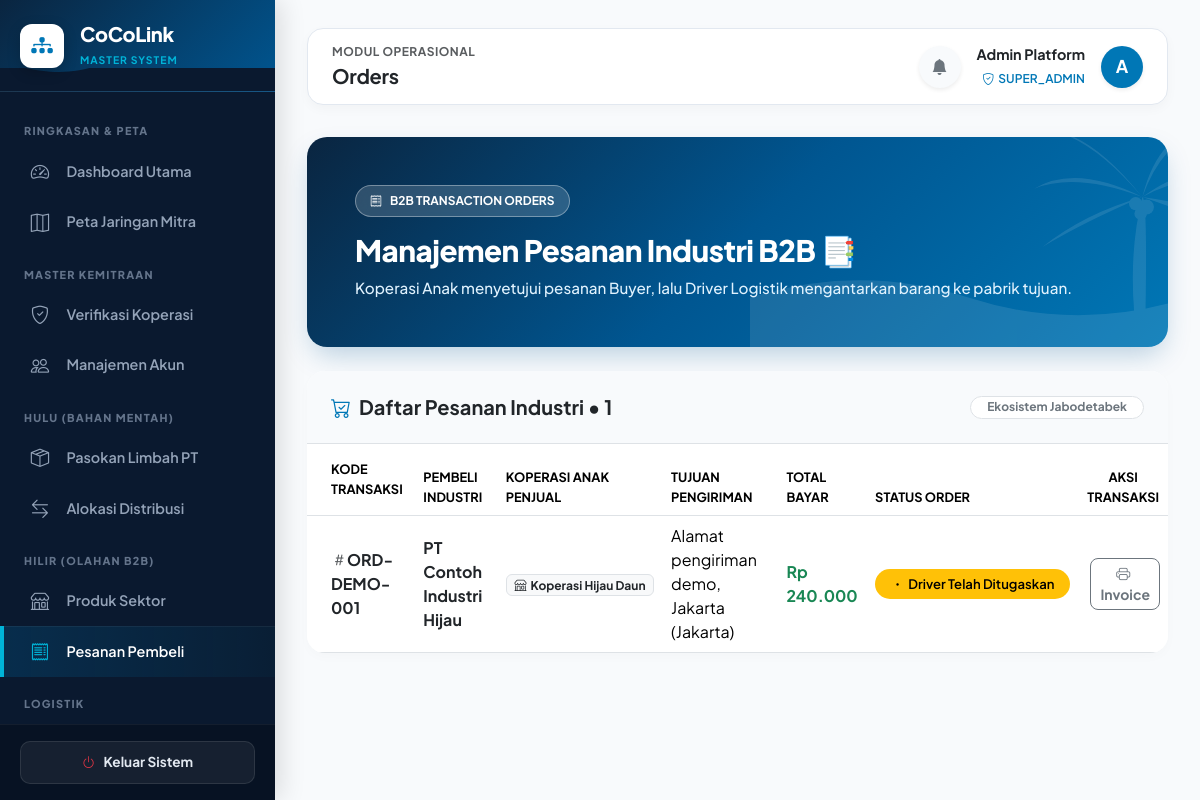
/index.php?page=orders (signed in), run on an earlier commit of the app's database.
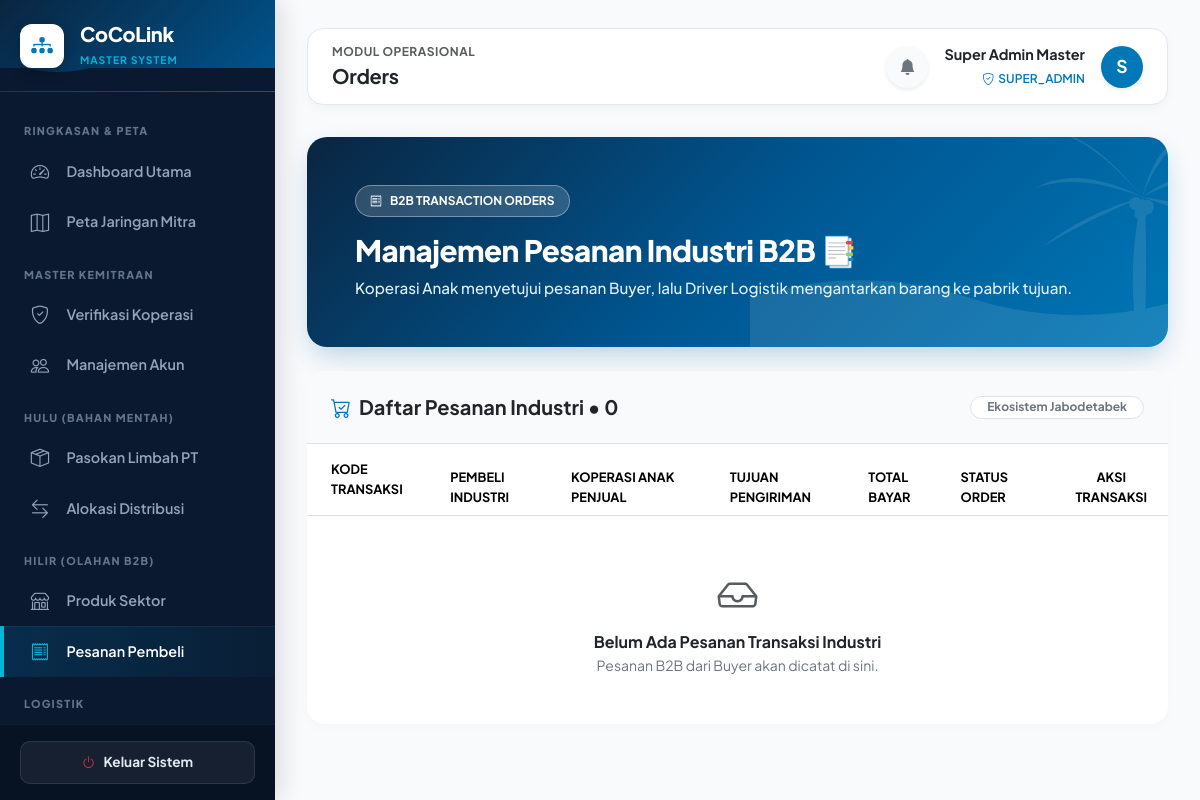
And on a later commit of the database.
### tables this page shows
CREATE TABLE `users` (
  `id` int(11) NOT NULL,
  `name` varchar(255) NOT NULL,
  `email` varchar(191) NOT NULL,
  `password` varchar(255) NOT NULL,
  `role` enum('super_admin','induk','supplier','coop','buyer','driver') NOT NULL,
  `supplier_id` int(11) DEFAULT NULL,
  `coop_id` int(11) DEFAULT NULL,
  `buyer_id` int(11) DEFAULT NULL,
  `is_active` tinyint(1) DEFAULT 1,
  `created_at` datetime DEFAULT current_timestamp()
);

CREATE TABLE `orders` (
  `id` int(11) NOT NULL,
  `order_code` varchar(100) NOT NULL,
  `buyer_id` int(11) NOT NULL,
  `approved_by` int(11) DEFAULT NULL,
  `shipping_address` text DEFAULT NULL,
  `total` decimal(15,2) DEFAULT 0.00,
  `status` enum('requested','approved','assigned','in_transit','delivered','completed','rejected') DEFAULT 'requested',
  `created_at` datetime DEFAULT current_timestamp()
);

CREATE TABLE `buyer_profiles` (
  `id` int(11) NOT NULL,
  `company_name` varchar(255) NOT NULL,
  `nib` varchar(100) DEFAULT NULL,
  `email` varchar(191) DEFAULT NULL,
  `phone` varchar(50) DEFAULT NULL,
  `address` text DEFAULT NULL,
  `city` varchar(100) DEFAULT NULL,
  `created_at` datetime DEFAULT current_timestamp()
);

### app/views/pages/orders.php (the view, shortened to what the changed rows need)
<?php
function page_orders(array $u): void {
    $isCoop   = $u['role'] === 'coop';
    $isBuyer  = $u['role'] === 'buyer';
    $isDriver = $u['role'] === 'driver';
    $query = "SELECT o.*, b.company_name, b.city AS buyer_city,
              (SELECT c.name FROM order_items i JOIN products p ON p.id=i.product_id JOIN cooperatives c ON c.id=p.coop_id WHERE i.order_id=o.id LIMIT 1) AS coop_name,
              (SELECT c.id FROM order_items i JOIN products p ON p.id=i.product_id JOIN cooperatives c ON c.id=p.coop_id WHERE i.order_id=o.id LIMIT 1) AS coop_id
              FROM orders o
              JOIN buyer_profiles b ON b.id=o.buyer_id";
    if ($isBuyer) {
        $orders = rows($query . " WHERE o.buyer_id=? ORDER BY o.id DESC", [(int)($u['buyer_id'] ?? 0)]);
    } elseif ($isCoop) {
        $orders = rows($query . " WHERE o.id IN (SELECT i2.order_id FROM order_items i2 JOIN products p2 ON p2.id=i2.product_id WHERE p2.coop_id=?) ORDER BY o.id DESC", [(int)($u['coop_id'] ?? 0)]);
    } elseif ($isDriver) {
        $orders = rows($query . " WHERE o.status IN ('approved','assigned','in_transit','delivered') ORDER BY o.id DESC");
    } else {
        $orders = rows($query . " ORDER BY o.id DESC");
    }
?>
<div class="orders-container">
    <div class="card border-0 mb-4 ocean-banner-card">
        <div class="card-body p-4 p-md-5 position-relative" style="z-index: 1;">
            <div class="d-flex justify-content-between align-items-center flex-wrap gap-3">
                <div>
                    <h2 class="banner-title mb-2">Manajemen Pesanan Industri B2B 📑</h2>
                </div>
            </div>
        </div>
    </div>
    <div class="card border-0 section-card overflow-hidden">
        <div class="card-body p-0">
            <div class="p-4 border-bottom d-flex justify-content-between align-items-center flex-wrap gap-2" style="background:#F8FAFC;">
                <h5 class="fw-bold mb-0 text-dark"><i class="bi bi-cart-check me-2" style="color:#0077B6"></i>Daftar Pesanan Industri &bull; <?= count($orders) ?></h5>
                <span class="badge bg-white text-secondary border px-3 py-1.5 rounded-pill small">Ekosistem Jabodetabek</span>
            </div>
            <div class="table-responsive">
                <table class="table table-hover align-middle mb-0">
                    <thead style="background:#F1F5F9; font-size:0.8rem; color:#475569; text-transform:uppercase;">
                        <tr>
                            <th class="ps-4 py-3">Kode Transaksi</th>
                            <th>Pembeli Industri</th>
                            <th>Koperasi Anak Penjual</th>
                            <th>Tujuan Pengiriman</th>
                            <th>Total Bayar</th>
                            <th>Status Order</th>
                            <th class="text-center">Aksi Transaksi</th>
                        </tr>
                    </thead>
                    <tbody>
                    <?php foreach ($orders as $ord): ?>
                        <tr>
                            <td class="ps-4 fw-bold text-dark"><i class="bi bi-hash text-muted"></i><?= e($ord['order_code']) ?></td>
                            <td><strong class="text-dark"><?= e($ord['company_name']) ?></strong></td>
                            <td><span class="badge bg-light text-dark border"><i class="bi bi-shop me-1"></i><?= e($ord['coop_name'] ?? 'Koperasi Sektor') ?></span></td>
                            <td><?= e($ord['shipping_address']) ?> (<?= e($ord['buyer_city']) ?>)</td>
                            <td><strong class="text-success fs-6"><?= money($ord['total']) ?></strong></td>
                            <td><?= badge($ord['status']) ?></td>
                            <td class="text-center">
                                <?php if (!in_array($ord['status'], ['requested', 'rejected'], true)): ?>
                                    <a href="<?= url('invoice', ['id' => $ord['id']]) ?>" class="btn btn-outline-secondary btn-sm fw-bold px-2.5 py-1 ms-1 rounded-3" target="_blank">
                                        <i class="bi bi-printer me-1"></i> Invoice
                                    </a>
                                <?php endif; ?>
                            </td>
                        </tr>
                    <?php endforeach; ?>
                    </tbody>
                </table>
                <?php if (!$orders): ?>
                    <div class="p-5 text-center">
                        <i class="bi bi-inbox fs-1 text-muted d-block mb-2"></i>
                        <h6 class="fw-bold text-dark mb-1">Belum Ada Pesanan Transaksi Industri</h6>
                        <p class="text-secondary small mb-0">Pesanan B2B dari Buyer akan dicatat di sini.</p>
                    </div>
                <?php endif; ?>
            </div>
        </div>
    </div>
</div>
<?php } ?>

### app/views/layout.php (shortened to what the changed rows need)
<?php
function render_layout(string $page, array $u, callable $contentRenderer): void {
    $menuGroups = [
        'Ringkasan & Peta' => [
            'dashboard'    => ['label' => 'Dashboard Utama', 'icon' => 'bi-speedometer2', 'roles' => ['super_admin', 'induk', 'supplier', 'coop', 'buyer', 'driver']],
            'maps'         => ['label' => 'Peta Jaringan Mitra', 'icon' => 'bi-map', 'roles' => ['super_admin', 'induk', 'supplier', 'coop', 'buyer', 'driver']],
        ],
        'Master Kemitraan' => [
            'verification' => ['label' => 'Verifikasi Koperasi', 'icon' => 'bi-shield-check', 'roles' => ['super_admin', 'induk', 'supplier']],
            'accounts'     => ['label' => 'Manajemen Akun', 'icon' => 'bi-people', 'roles' => ['super_admin', 'induk', 'supplier']],
        ],
        'Hulu (Bahan Mentah)' => [
            'batches'      => ['label' => 'Pasokan Limbah PT', 'icon' => 'bi-box-seam', 'roles' => ['super_admin', 'induk', 'supplier']],
            'allocations'  => ['label' => 'Alokasi Distribusi', 'icon' => 'bi-arrow-left-right', 'roles' => ['super_admin', 'induk', 'supplier', 'coop']],
        ],
        'Hilir (Olahan B2B)' => [
            'products'     => ['label' => 'Produk Sektor', 'icon' => 'bi-shop', 'roles' => ['super_admin', 'induk', 'supplier', 'coop']],
            'catalog'      => ['label' => 'Katalog Industri', 'icon' => 'bi-cart-check', 'roles' => ['buyer']],
            'orders'       => ['label' => 'Pesanan Pembeli', 'icon' => 'bi-receipt', 'roles' => ['super_admin', 'induk', 'supplier', 'coop', 'buyer']],
        ],
        'Logistik' => [
            'shipments'    => ['label' => 'Tracking Armada', 'icon' => 'bi-truck', 'roles' => ['super_admin', 'induk', 'supplier', 'coop', 'driver', 'buyer']],
        ],
        'Sistem Utama' => [
            'reports'      => ['label' => 'Laporan Lanjutan', 'icon' => 'bi-file-earmark-bar-graph', 'roles' => ['super_admin']],
            'audit'        => ['label' => 'Audit Log Aktivitas', 'icon' => 'bi-journal-text', 'roles' => ['super_admin']],
        ]
    ];
?>
<!doctype html>
<html lang="id">
<head>
    <link href="https://cdn.jsdelivr.net/npm/bootstrap@5.3.2/dist/css/bootstrap.min.css" rel="stylesheet">
    <link rel="stylesheet" href="https://cdn.jsdelivr.net/npm/bootstrap-icons@1.11.2/font/bootstrap-icons.min.css">
</head>
<body>
<div class="wrapper">
    <aside class="sidebar" id="sidebar">
        <nav class="sidebar-scroll" id="sidebarNav">
            <?php foreach ($menuGroups as $groupName => $items): ?>
                <?php
                    $hasAccess = false;
                    foreach ($items as $item) {
                        if (in_array(($u['role'] ?? ''), $item['roles'], true)) {
                            $hasAccess = true;
                            break;
                        }
                    }
                ?>
                <?php if ($hasAccess): ?>
                    <div class="sidebar-heading text-uppercase"><?= e($groupName) ?></div>
                    <?php foreach ($items as $key => $item): ?>
                        <?php if (in_array(($u['role'] ?? ''), $item['roles'], true)): ?>
                            <a href="<?= url($key) ?>" class="nav-link-coco <?= $page === $key ? 'active' : '' ?>">
                                <i class="bi <?= $item['icon'] ?> nav-icon"></i>
                                <span><?= e($item['label']) ?></span>
                            </a>
                        <?php endif; ?>
                    <?php endforeach; ?>
                <?php endif; ?>
            <?php endforeach; ?>
        </nav>
    </aside>
    <main class="main-content">
        <header class="top-navbar d-flex justify-content-between align-items-center">
            <div class="d-flex align-items-center gap-2 gap-md-3">
                <div class="dropdown">
                    <button class="btn btn-light position-relative rounded-circle p-2 border-0 shadow-sm" type="button" data-bs-toggle="dropdown" aria-expanded="false" style="width: 42px; height: 42px; background: #F8FAFC;">
                    </button>
                </div>
                <div class="d-none d-md-block text-end">
                    <div class="fw-bold text-dark" style="font-size:0.9rem;"><?= e($u['name'] ?? 'User') ?></div>
                    <span class="fw-semibold" style="font-size:0.75rem; color:var(--ocean-primary);"><i class="bi bi-shield-check me-1"></i><?= e(strtoupper($u['role'] ?? 'GUEST')) ?></span>
                </div>
                <div class="text-white rounded-circle d-flex justify-content-center align-items-center fw-bold shadow-sm" style="width:42px; height:42px; font-size:1.1rem; background: var(--ocean-primary);">
                    <?= strtoupper(substr(($u['name'] ?? 'U'), 0, 1)) ?>
                </div>
            </div>
        </header>
        <?php $contentRenderer(); ?>
    </main>
</div>
</body>
</html>
<?php
}

### app/bootstrap.php (shortened to what the changed rows need)
<?php
$config = require __DIR__ . '/../config/config.php';
function db(): PDO {
    global $config;
    static $pdo = null;
    if ($pdo === null) {
        $pdo = new PDO(
            'mysql:host=' . $config['db_host'] . ';port=' . $config['db_port'] . ';dbname=' . $config['db_name'] . ';charset=utf8mb4',
            $config['db_user'],
            $config['db_password'],
            [
                PDO::ATTR_ERRMODE            => PDO::ERRMODE_EXCEPTION,
                PDO::ATTR_DEFAULT_FETCH_MODE => PDO::FETCH_ASSOC,
                PDO::ATTR_EMULATE_PREPARES   => false
            ]
        );
    }
    return $pdo;
}
function sql(string $query, array $params = []): PDOStatement {
    $st = db()->prepare($query);
    $st->execute($params);
    return $st;
}
function rows(string $query, array $params = []): array {
    return sql($query, $params)->fetchAll();
}
function one(string $query, array $params = []): ?array {
    $r = sql($query, $params)->fetch();
    return $r ?: null;
}
function e(mixed $v): string {
    return htmlspecialchars((string)($v ?? ''), ENT_QUOTES | ENT_SUBSTITUTE, 'UTF-8');
}
function app_base(): string {
    $dir = str_replace('\\', '/', dirname($_SERVER['SCRIPT_NAME'] ?? '/index.php'));
    return ($dir === '/' || $dir === '.') ? '' : rtrim($dir, '/');
}
function url(string $page = 'dashboard', array $args = []): string {
    return app_base() . '/index.php?' . http_build_query(array_merge(['page' => $page], $args));
}
function money(mixed $number): string {
    return 'Rp ' . number_format((float)$number, 0, ',', '.');
}
function current_user(): ?array {
    $u = one('SELECT * FROM users WHERE id=?', [(int)$_SESSION['uid']]);
    return $u;
}
function user(): array {
    $u = current_user();
    return $u;
}
function must_role(array $roles): array {
    $u = user();
    return $u;
}
function status_text(string $status): string {
    return [
        'pending'          => 'Menunggu Pengesahan',
        'verified'         => 'Mitra Resmi / Terverifikasi',
        'rejected'         => 'Ditolak / Perlu Perbaikan',
        'proposed'         => 'Menunggu Persetujuan Koperasi',
        'accepted'         => 'Telah Diterima Koperasi',
        'completed'        => 'Transaksi Selesai & Berhasil',
        'requested'        => 'Menunggu Persetujuan Order',
        'approved'         => 'Pesanan Disetujui',
        'assigned'         => 'Driver Telah Ditugaskan',
        'in_transit'       => 'Dalam Perjalanan Pengiriman',
        'pickup_pending'   => 'Pengajuan Pickup (Butuh ACC)',
        'pickup_requested' => 'Driver Meminta Pickup',
        'pickup_rejected'  => 'Pickup Ditolak Gudang',
        'picked_up'        => 'Sudah Diambil dari Gudang',
        'delivered'        => 'Barang Tiba di Tujuan'
    ][$status] ?? ucwords(str_replace('_', ' ', $status));
}
function badge(string $status): string {
    $color = match ($status) {
        'completed', 'verified', 'delivered' => 'success',
        'rejected', 'pickup_rejected'        => 'danger',
        'accepted', 'approved'               => 'info',
        'in_transit', 'picked_up'            => 'primary',
        default                              => 'warning'
    };
    return '<span class="badge rounded-pill text-bg-' . $color . ' px-3 py-2 fw-semibold" style="font-size:0.82rem;"><i class="bi bi-dot me-1"></i>' . e(status_text($status)) . '</span>';
}
?>

What changed in the data, as far as the page shows it:
removed orders: order_code "ORD-DEMO-001", buyer.company_name "PT Contoh Industri Hijau", coop_name "Koperasi Hijau Daun", shipping_address "Alamat pengiriman demo, Jakarta", buyer.city "Jakarta", total "Rp 240.000", status "Driver Telah Ditugaskan"
changed users "SUPER_ADMIN": name "Admin Platform" → "Super Admin Master"; name "A" → "S"
Also different on the page:
count($orders): "1" → "0"
text now shown: "Belum Ada Pesanan Transaksi Industri Pesanan B2B dari Buyer akan dicatat di sini."
